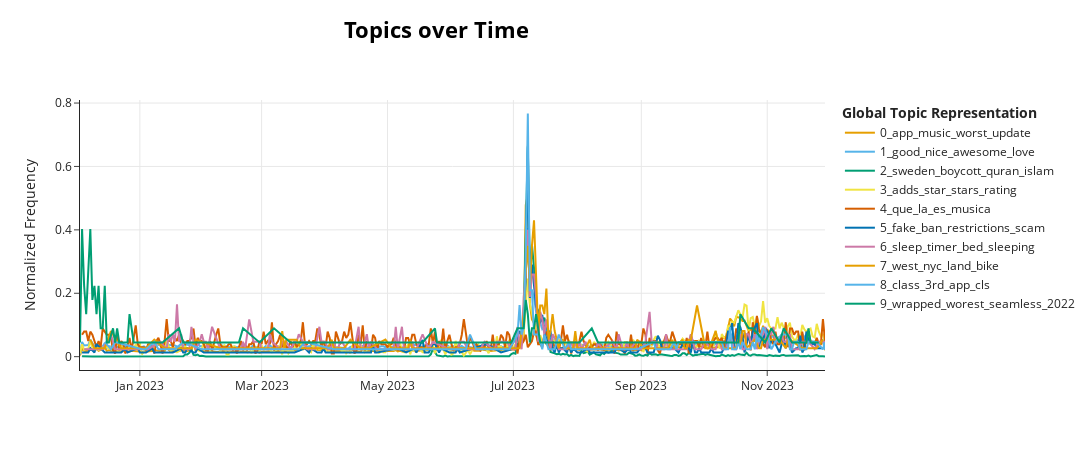

Notebook source saved alongside this figure:
### Code cell
topic_model.visualize_topics_over_time(topics_over_time, top_n_topics=10, normalize_frequency=True)

### Figure 1 — Plotly figure (JSON) as saved in the notebook; plotly's stock layout.template omitted (floating-point values rounded to 4 significant figures; data arrays with more than 128 entries replaced by an {"elided": "..."} marker saying what was removed)
{"data": [{"hoverinfo": "text", "hovertext": {"elided": "362 str values"}, "marker": {"color": "#E69F00"}, "mode": "lines", "name": "0_app_music_worst_update", "type": "scatter", "x": {"elided": "362 str values"}, "y": {"elided": "362 float values"}}, {"hoverinfo": "text", "hovertext": {"elided": "362 str values"}, "marker": {"color": "#56B4E9"}, "mode": "lines", "name": "1_good_nice_awesome_love", "type": "scatter", "x": {"elided": "362 str values"}, "y": {"elided": "362 float values"}}, {"hoverinfo": "text", "hovertext": {"elided": "267 str values"}, "marker": {"color": "#009E73"}, "mode": "lines", "name": "2_sweden_boycott_quran_islam", "type": "scatter", "x": {"elided": "267 str values"}, "y": {"elided": "267 float values"}}, {"hoverinfo": "text", "hovertext": {"elided": "362 str values"}, "marker": {"color": "#F0E442"}, "mode": "lines", "name": "3_adds_star_stars_rating", "type": "scatter", "x": {"elided": "362 str values"}, "y": {"elided": "362 float values"}}, {"hoverinfo": "text", "hovertext": {"elided": "356 str values"}, "marker": {"color": "#D55E00"}, "mode": "lines", "name": "4_que_la_es_musica", "type": "scatter", "x": {"elided": "356 str values"}, "y": {"elided": "356 float values"}}, {"hoverinfo": "text", "hovertext": {"elided": "198 str values"}, "marker": {"color": "#0072B2"}, "mode": "lines", "name": "5_fake_ban_restrictions_scam", "type": "scatter", "x": {"elided": "198 str values"}, "y": {"elided": "198 float values"}}, {"hoverinfo": "text", "hovertext": {"elided": "227 str values"}, "marker": {"color": "#CC79A7"}, "mode": "lines", "name": "6_sleep_timer_bed_sleeping", "type": "scatter", "x": {"elided": "227 str values"}, "y": {"elided": "227 float values"}}, {"hoverinfo": "text", "hovertext": {"elided": "150 str values"}, "marker": {"color": "#E69F00"}, "mode": "lines", "name": "7_west_nyc_land_bike", "type": "scatter", "x": {"elided": "150 str values"}, "y": {"elided": "150 float values"}}, {"hoverinfo": "text", "hovertext": ["<b>Topic 8</b><br>Words: class, grass, recommend, 3rd, app", "<b>Topic 8</b><br>Words: class, apps, 3rd, app, cls", "<b>Topic 8</b><br>Words: class, goodenjoyment, firstclass, 3rd, app", "<b>Topic 8</b><br>Words: class, best, 3rd, app, cls", "<b>Topic 8</b><br>Words: classy, class, 3rd, app, cls", "<b>Topic 8</b><br>Words: class, 3rd, app, cls, learned", "<b>Topic 8</b><br>Words: class, brooo, 3rd, app, cls", "<b>Topic 8</b><br>Words: class, perpose, serves, intended, 3rd", "<b>Topic 8</b><br>Words: class, 3rd, app, cls, learned", "<b>Topic 8</b><br>Words: class, 3rd, app, cls, learned", "<b>Topic 8</b><br>Words: class, thar, 3rd, best, app", "<b>Topic 8</b><br>Words: class, just, 3rd, app, cls", "<b>Topic 8</b><br>Words: class, 3rd, app, cls, learned", "<b>Topic 8</b><br>Words: class, ad, 3rd, app, cls", "<b>Topic 8</b><br>Words: class, service, 3rd, app, cls", "<b>Topic 8</b><br>Words: class, best, 3rd, app, cls", "<b>Topic 8</b><br>Words: class, innit, 3rd, app, cls", "<b>Topic 8</b><br>Words: class, 3rd, app, cls, learned", "<b>Topic 8</b><br>Words: class, world, 3rd, app, cls", "<b>Topic 8</b><br>Words: class, log, 3rd, app, cls", "<b>Topic 8</b><br>Words: class, experience, 3rd, app, cls", "<b>Topic 8</b><br>Words: class, 3rd, app, cls, learned", "<b>Topic 8</b><br>Words: class, 3rd, app, cls, learned", "<b>Topic 8</b><br>Words: class, 3rd, app, cls, learned", "<b>Topic 8</b><br>Words: class, service, 3rd, app, cls", "<b>Topic 8</b><br>Words: class, 3rd, app, cls, learned", "<b>Topic 8</b><br>Words: class, 3rd, app, cls, learned", "<b>Topic 8</b><br>Words: class, app, 3rd, cls, learned", "<b>Topic 8</b><br>Words: classy, class, just, 3rd, app", "<b>Topic 8</b><br>Words: cadets, class, 3rd, app, cls", "<b>Topic 8</b><br>Words: class, 3rd, app, cls, learned", "<b>Topic 8</b><br>Words: grade, class, 3rd, app, cls", "<b>Topic 8</b><br>Words: class, suno, sirf, ad, 3rd", "<b>Topic 8</b><br>Words: class, cheese, 3rd, app, cls", "<b>Topic 8</b><br>Words: class, marra, cls, proper, 3rd", "<b>Topic 8</b><br>Words: class, 3rd, app, cls, learned", "<b>Topic 8</b><br>Words: class, 3rd, app, cls, learned", "<b>Topic 8</b><br>Words: class, words, just, 3rd, app", "<b>Topic 8</b><br>Words: class, 3rd, overated, idiotic, app", "<b>Topic 8</b><br>Words: class, 3rd, app, cls, learned", "<b>Topic 8</b><br>Words: class, 3rd, app, cls, learned", "<b>Topic 8</b><br>Words: class, 3rd, app, hey, installed", "<b>Topic 8</b><br>Words: class, thrid, 3rd, app, cls", "<b>Topic 8</b><br>Words: class, hshshdhdhdhdhhdhdhdhd, grade, 3rd, install", "<b>Topic 8</b><br>Words: class, 3rd, app, hate, appi", "<b>Topic 8</b><br>Words: class, 3rd, app, hate, application", "<b>Topic 8</b><br>Words: class, 3rd, claass, thard, app", "<b>Topic 8</b><br>Words: class, 3rd, app, ideology, thirdclass", "<b>Topic 8</b><br>Words: class, devloped, contry, 3rd, bad", "<b>Topic 8</b><br>Words: class, 3rd, experiencenot, recommended, app", "<b>Topic 8</b><br>Words: class, 3rd, app, cls, learned", "<b>Topic 8</b><br>Words: class, experience, bad, 3rd, app", "<b>Topic 8</b><br>Words: class, 3rd, app, cls, learned", "<b>Topic 8</b><br>Words: class, cls, 3rd, app, learned", "<b>Topic 8</b><br>Words: class, cls, 3rd, app, worst", "<b>Topic 8</b><br>Words: class, 3rd, app, cls, learned", "<b>Topic 8</b><br>Words: class, 3rd, app, cls, learned", "<b>Topic 8</b><br>Words: class, 3rd, pure, garbage, app", "<b>Topic 8</b><br>Words: class, 3rd, app, way, bad", "<b>Topic 8</b><br>Words: class, 3rd, add, app, cls", "<b>Topic 8</b><br>Words: class, 3rd, thirdclass, bad, app", "<b>Topic 8</b><br>Words: class, best, 3rd, app, cls", "<b>Topic 8</b><br>Words: class, 3rd, app, cls, learned", "<b>Topic 8</b><br>Words: outclass, class, 3rd, app, cls", "<b>Topic 8</b><br>Words: class, 3rd, app, cls, learned", "<b>Topic 8</b><br>Words: class, app, 3rd, cls, learned", "<b>Topic 8</b><br>Words: class, app, 3rd, cls, learned", "<b>Topic 8</b><br>Words: class, app, 3rd, cls, learned", "<b>Topic 8</b><br>Words: class, app, 3rd, cls, learned", "<b>Topic 8</b><br>Words: class, 3rd, app, cls, learned", "<b>Topic 8</b><br>Words: class, 3rd, app, cls, learned", "<b>Topic 8</b><br>Words: class, 3rd, app, cls, learned", "<b>Topic 8</b><br>Words: class, best, 3rd, app, cls", "<b>Topic 8</b><br>Words: class, 3rd, app, cls, learned", "<b>Topic 8</b><br>Words: class, 3rd, app, cls, learned", "<b>Topic 8</b><br>Words: class, best, 3rd, app, cls", "<b>Topic 8</b><br>Words: class, 3rd, vry, pure, app", "<b>Topic 8</b><br>Words: class, service, 3rd, app, cls", "<b>Topic 8</b><br>Words: class, 3rd, app, cls, learned", "<b>Topic 8</b><br>Words: class, foot, 3rd, app, cls", "<b>Topic 8</b><br>Words: class, 3rd, learned, fazal, nd", "<b>Topic 8</b><br>Words: class, app, 3rd, cls, learned", "<b>Topic 8</b><br>Words: class, 3rd, app, cls, learned", "<b>Topic 8</b><br>Words: class, 3rd, app, cls, learned", "<b>Topic 8</b><br>Words: class, 3rd, ill, download, app", "<b>Topic 8</b><br>Words: class, 3rd, app, cls, learned", "<b>Topic 8</b><br>Words: class, nowadays, 3rd, favorite, time", "<b>Topic 8</b><br>Words: class, thard, 3rd, app, cls", "<b>Topic 8</b><br>Words: class, best, 3rd, app, cls", "<b>Topic 8</b><br>Words: class, 3rd, horrible, experience, app", "<b>Topic 8</b><br>Words: class, 3rd, install, recently, dont", "<b>Topic 8</b><br>Words: class, 3rd, app, cls, learned", "<b>Topic 8</b><br>Words: class, 3rd, app, cls, learned", "<b>Topic 8</b><br>Words: class, 3rd, filthy, business, restrictions", "<b>Topic 8</b><br>Words: class, service, 3rd, app, cls", "<b>Topic 8</b><br>Words: class, come, download, application, 3rd", "<b>Topic 8</b><br>Words: class, 3rd, new, update, app", "<b>Topic 8</b><br>Words: class, install, service, dont, 3rd", "<b>Topic 8</b><br>Words: class, 3rd, app, cls, learned", "<b>Topic 8</b><br>Words: class, 3rd, eternity, till, app", "<b>Topic 8</b><br>Words: class, provide, basic, doesnt, features", "<b>Topic 8</b><br>Words: gimme, class, student, 3rd, app", "<b>Topic 8</b><br>Words: class, download, 3rd, app, cls", "<b>Topic 8</b><br>Words: class, work, 3rd, app, cls", "<b>Topic 8</b><br>Words: class, ambani, child, 3rd, app", "<b>Topic 8</b><br>Words: class, 3rd, app, cls, learned", "<b>Topic 8</b><br>Words: class, download, 3rd, dont, app", "<b>Topic 8</b><br>Words: class, 3rd, space, waste, useless", "<b>Topic 8</b><br>Words: class, classy, app, 3rd, install", "<b>Topic 8</b><br>Words: class, 3rd, app, cls, learned", "<b>Topic 8</b><br>Words: class, thirdd, veryyy, 3rd, earlier", "<b>Topic 8</b><br>Words: class, 3rd, app, cls, learned", "<b>Topic 8</b><br>Words: class, 3rd, app, cls, learned", "<b>Topic 8</b><br>Words: classs, class, 3rd, app, cls", "<b>Topic 8</b><br>Words: class, app, 3rd, cls, learned", "<b>Topic 8</b><br>Words: class, app, worst, 3rd, cls", "<b>Topic 8</b><br>Words: class, 3rd, appand, cheap, app", "<b>Topic 8</b><br>Words: class, 3rd, app, cls, learned", "<b>Topic 8</b><br>Words: class, 3rd, wrost, app, cls", "<b>Topic 8</b><br>Words: class, worst, app, 3rd, cls", "<b>Topic 8</b><br>Words: class, 3rd, best, app, cls", "<b>Topic 8</b><br>Words: class, application, 3rd, app, worst", "<b>Topic 8</b><br>Words: thirdclass, class, 3rd, app, cls", "<b>Topic 8</b><br>Words: class, 3rd, world, app, cls"], "marker": {"color": "#56B4E9"}, "mode": "lines", "name": "8_class_3rd_app_cls", "type": "scatter", "x": ["2022-12-15", "2022-12-18", "2022-12-20", "2023-01-02", "2023-01-04", "2023-01-08", "2023-01-10", "2023-01-15", "2023-01-16", "2023-01-18", "2023-01-22", "2023-01-31", "2023-02-14", "2023-02-24", "2023-02-25", "2023-03-02", "2023-03-03", "2023-03-04", "2023-03-06", "2023-03-09", "2023-03-16", "2023-03-18", "2023-03-19", "2023-03-22", "2023-04-05", "2023-04-07", "2023-04-23", "2023-04-30", "2023-05-01", "2023-05-08", "2023-05-12", "2023-05-15", "2023-05-24", "2023-06-08", "2023-06-10", "2023-06-13", "2023-06-17", "2023-06-26", "2023-06-29", "2023-07-01", "2023-07-03", "2023-07-04", "2023-07-05", "2023-07-06", "2023-07-07", "2023-07-08", "2023-07-09", "2023-07-10", "2023-07-11", "2023-07-12", "2023-07-13", "2023-07-14", "2023-07-15", "2023-07-16", "2023-07-17", "2023-07-18", "2023-07-21", "2023-07-22", "2023-07-23", "2023-07-26", "2023-07-28", "2023-07-29", "2023-08-01", "2023-08-04", "2023-08-05", "2023-08-06", "2023-08-08", "2023-08-09", "2023-08-12", "2023-08-14", "2023-08-17", "2023-08-18", "2023-08-20", "2023-08-24", "2023-08-26", "2023-08-30", "2023-09-07", "2023-09-08", "2023-09-09", "2023-09-10", "2023-09-12", "2023-09-15", "2023-09-17", "2023-09-18", "2023-09-19", "2023-09-21", "2023-09-23", "2023-09-28", "2023-09-30", "2023-10-01", "2023-10-10", "2023-10-11", "2023-10-13", "2023-10-14", "2023-10-15", "2023-10-16", "2023-10-17", "2023-10-18", "2023-10-19", "2023-10-20", "2023-10-22", "2023-10-24", "2023-10-25", "2023-10-26", "2023-10-27", "2023-10-28", "2023-10-29", "2023-10-30", "2023-11-01", "2023-11-03", "2023-11-05", "2023-11-08", "2023-11-11", "2023-11-12", "2023-11-13", "2023-11-14", "2023-11-16", "2023-11-17", "2023-11-18", "2023-11-20", "2023-11-21", "2023-11-25", "2023-11-28", "2023-11-29"], "y": [0.04649, 0.02324, 0.04649, 0.02324, 0.02324, 0.04649, 0.02324, 0.02324, 0.02324, 0.02324, 0.04649, 0.02324, 0.02324, 0.02324, 0.02324, 0.02324, 0.02324, 0.02324, 0.02324, 0.02324, 0.02324, 0.02324, 0.02324, 0.04649, 0.02324, 0.02324, 0.02324, 0.02324, 0.02324, 0.02324, 0.02324, 0.02324, 0.02324, 0.02324, 0.06973, 0.02324, 0.02324, 0.02324, 0.02324, 0.04649, 0.06973, 0.1627, 0.06973, 0.09297, 0.3254, 0.767, 0.2092, 0.2092, 0.06973, 0.06973, 0.06973, 0.04649, 0.02324, 0.06973, 0.04649, 0.02324, 0.02324, 0.04649, 0.06973, 0.02324, 0.04649, 0.02324, 0.02324, 0.02324, 0.02324, 0.02324, 0.02324, 0.02324, 0.02324, 0.02324, 0.02324, 0.02324, 0.02324, 0.02324, 0.02324, 0.02324, 0.04649, 0.02324, 0.02324, 0.02324, 0.02324, 0.02324, 0.04649, 0.02324, 0.04649, 0.04649, 0.04649, 0.04649, 0.04649, 0.04649, 0.04649, 0.02324, 0.02324, 0.09297, 0.02324, 0.02324, 0.02324, 0.04649, 0.02324, 0.04649, 0.02324, 0.02324, 0.04649, 0.02324, 0.06973, 0.04649, 0.06973, 0.09297, 0.06973, 0.02324, 0.04649, 0.06973, 0.06973, 0.02324, 0.02324, 0.04649, 0.04649, 0.02324, 0.02324, 0.02324, 0.04649, 0.04649, 0.02324, 0.04649]}, {"hoverinfo": "text", "hovertext": ["<b>Topic 9</b><br>Words: wrapped, worest, seamless, 2022, tin", "<b>Topic 9</b><br>Words: wrapped, worest, 2022, animationnn, 2022wrapped", "<b>Topic 9</b><br>Words: wrapped, worest, 2022, solemn, recive", "<b>Topic 9</b><br>Words: wrapped, 5days, seamless, malfunction, 2022", "<b>Topic 9</b><br>Words: wrapped, 2022, worest, bangladesh, year", "<b>Topic 9</b><br>Words: wrapped, whybut, 2022, worest, refresh", "<b>Topic 9</b><br>Words: wrapped, seamless, 2022, worest, wrap", "<b>Topic 9</b><br>Words: wrapped, 2022, regions, wrap, ffs", "<b>Topic 9</b><br>Words: wrapped, 2022, worest, webangladeshi, updated", "<b>Topic 9</b><br>Words: 2022, wrapped, ghana, wrap, worest", "<b>Topic 9</b><br>Words: wrapped, 2022, far, cool, worest", "<b>Topic 9</b><br>Words: wrapped, 2022, worest, thts, counted", "<b>Topic 9</b><br>Words: 15th, wrapped, worest, seamless, 2022", "<b>Topic 9</b><br>Words: wrapped, 2022, blow, goal, water", "<b>Topic 9</b><br>Words: wrapped, 2022, fixing, access, unable", "<b>Topic 9</b><br>Words: wrapped, work, doesnt, worest, seamless", "<b>Topic 9</b><br>Words: wear, os, wrapped, development, pull", "<b>Topic 9</b><br>Words: wrapped, unfortunately, year, got, worest", "<b>Topic 9</b><br>Words: wrap, yearly, saved, deleted, fav", "<b>Topic 9</b><br>Words: wrapped, didnt, worest, seamless, 2022", "<b>Topic 9</b><br>Words: highlights, wrapped, gotten, havent, pathetic", "<b>Topic 9</b><br>Words: wrapped, tfw, 2022, worest, surprised", "<b>Topic 9</b><br>Words: wrap, 2022, like, wrapped, worest", "<b>Topic 9</b><br>Words: far, cool, wrapped, worest, seamless", "<b>Topic 9</b><br>Words: wrap, cool, wrapped, worest, seamless", "<b>Topic 9</b><br>Words: wrapped, decreasing, worest, region, 2021", "<b>Topic 9</b><br>Words: wrapped, yearalthough, monthlystill, countryalthough, 2022", "<b>Topic 9</b><br>Words: far, awesome, wrapped, worest, seamless", "<b>Topic 9</b><br>Words: wrapped, 2022, didnt, star, worest", "<b>Topic 9</b><br>Words: tin, says, does, wrapped, worest", "<b>Topic 9</b><br>Words: infidels, wrapped, wraps, bunch, country", "<b>Topic 9</b><br>Words: seamless, friendly, user, wrapped, worest", "<b>Topic 9</b><br>Words: seamless, thought, thats, wrapped, worest", "<b>Topic 9</b><br>Words: woonderful, seamless, far, wrapped, worest", "<b>Topic 9</b><br>Words: tin, says, does, wrapped, worest", "<b>Topic 9</b><br>Words: worest, wrapped, seamless, 2022, tin", "<b>Topic 9</b><br>Words: slade, glade, blade, ht, white", "<b>Topic 9</b><br>Words: seamless, wrapped, worest, 2022, tin", "<b>Topic 9</b><br>Words: fluidity, wear, os, wrapped, needs", "<b>Topic 9</b><br>Words: enriching, worest, flowing, wrapped, seamless", "<b>Topic 9</b><br>Words: far, awesome, wrapped, worest, seamless", "<b>Topic 9</b><br>Words: wrapped, wear, year, android, cool", "<b>Topic 9</b><br>Words: wear, wrapped, os, worest, tizen", "<b>Topic 9</b><br>Words: seamless, wrapped, worest, 2022, tin", "<b>Topic 9</b><br>Words: seamless, wrapped, worest, 2022, tin", "<b>Topic 9</b><br>Words: tin, says, does, wrapped, worest", "<b>Topic 9</b><br>Words: seamless, far, wrapped, worest, 2022", "<b>Topic 9</b><br>Words: worest, wrapped, app, seamless, 2022", "<b>Topic 9</b><br>Words: seamless, wrapped, worest, 2022, tin", "<b>Topic 9</b><br>Words: tin, andrew, regards, wrapped, brilliant", "<b>Topic 9</b><br>Words: transmission, seamless, delivery, leaves, competitors", "<b>Topic 9</b><br>Words: worest, tin, exactly, says, does", "<b>Topic 9</b><br>Words: seamless, wrapped, worest, 2022, tin", "<b>Topic 9</b><br>Words: far, cool, wrapped, worest, seamless", "<b>Topic 9</b><br>Words: seamless, experience, wrapped, worest, 2022", "<b>Topic 9</b><br>Words: seamless, experience, wrapped, worest, 2022", "<b>Topic 9</b><br>Words: seamless, wrapped, worest, 2022, tin", "<b>Topic 9</b><br>Words: tinks, wrapped, worest, seamless, 2022", "<b>Topic 9</b><br>Words: worest, tin, says, does, wrapped", "<b>Topic 9</b><br>Words: worest, wrapped, app, seamless, 2022", "<b>Topic 9</b><br>Words: worest, wearst, woretest, wrapped, bycott", "<b>Topic 9</b><br>Words: worest, country, wrapped, app, seamless", "<b>Topic 9</b><br>Words: far, cool, wrapped, worest, seamless", "<b>Topic 9</b><br>Words: worest, wrapped, thnku, 1000, wynk", "<b>Topic 9</b><br>Words: woredt, worest, aap, wrapped, seamless", "<b>Topic 9</b><br>Words: worest, worng, wrapped, seamless, 2022", "<b>Topic 9</b><br>Words: weist, wrapped, worest, seamless, 2022", "<b>Topic 9</b><br>Words: worest, wrapped, app, seamless, 2022", "<b>Topic 9</b><br>Words: far, awesome, wrapped, worest, seamless", "<b>Topic 9</b><br>Words: tin, exactly, says, does, wrapped", "<b>Topic 9</b><br>Words: worest, wrapped, seamless, 2022, tin", "<b>Topic 9</b><br>Words: tin, says, does, wrapped, worest", "<b>Topic 9</b><br>Words: seamless, service, good, wrapped, worest", "<b>Topic 9</b><br>Words: satisfyingly, seamless, beautiful, far, wrapped", "<b>Topic 9</b><br>Words: wrapup, annual, wrapped, worest, love", "<b>Topic 9</b><br>Words: worest, wrapped, app, seamless, 2022", "<b>Topic 9</b><br>Words: worest, wrapped, app, seamless, 2022", "<b>Topic 9</b><br>Words: tin, dose, exactly, says, wrapped", "<b>Topic 9</b><br>Words: tin, 100, says, does, wrapped", "<b>Topic 9</b><br>Words: worest, wrapped, seamless, 2022, tin", "<b>Topic 9</b><br>Words: tin, says, does, wrapped, worest", "<b>Topic 9</b><br>Words: worest, wrapped, app, seamless, 2022", "<b>Topic 9</b><br>Words: worest, wrapped, app, seamless, 2022", "<b>Topic 9</b><br>Words: tin, says, does, time, wrapped", "<b>Topic 9</b><br>Words: 2020wrapped, love, wrapped, worest, seamless", "<b>Topic 9</b><br>Words: tin, says, does, wrapped, worest", "<b>Topic 9</b><br>Words: seamless, wrapped, worest, 2022, tin", "<b>Topic 9</b><br>Words: far, awesome, wrapped, worest, seamless", "<b>Topic 9</b><br>Words: freakin, ya, ask, far, pretty", "<b>Topic 9</b><br>Words: wrapped, wait, update, good, worest", "<b>Topic 9</b><br>Words: worest, seen, wrapped, music, app", "<b>Topic 9</b><br>Words: tin, fault, says, does, wrapped", "<b>Topic 9</b><br>Words: seamless, enjoyable, wrapped, worest, 2022", "<b>Topic 9</b><br>Words: worest, update, wrapped, seamless, 2022", "<b>Topic 9</b><br>Words: worest, update, wrapped, seamless, 2022", "<b>Topic 9</b><br>Words: worest, faultlessly, tin, seamless, wrapped", "<b>Topic 9</b><br>Words: worest, aap, wrapped, seamless, 2022", "<b>Topic 9</b><br>Words: seamless, far, quality, awesome, wrapped", "<b>Topic 9</b><br>Words: worest, seamless, huge, interface, selection", "<b>Topic 9</b><br>Words: worest, updates, recent, experience, wrapped", "<b>Topic 9</b><br>Words: worest, seamless, wrapped, app, 2022", "<b>Topic 9</b><br>Words: far, awesome, wrapped, worest, seamless", "<b>Topic 9</b><br>Words: worest, far, cool, wrapped, seamless", "<b>Topic 9</b><br>Words: worest, wrapped, app, seamless, 2022", "<b>Topic 9</b><br>Words: worest, updating, wrapped, seamless, 2022", "<b>Topic 9</b><br>Words: worest, wrapped, app, seamless, 2022", "<b>Topic 9</b><br>Words: worest, wrapped, new, update, seamless", "<b>Topic 9</b><br>Words: seamless, wrapped, worest, 2022, tin", "<b>Topic 9</b><br>Words: worest, wrapped, seamless, 2022, tin"], "marker": {"color": "#009E73"}, "mode": "lines", "name": "9_wrapped_worest_seamless_2022", "type": "scatter", "x": ["2022-12-03", "2022-12-04", "2022-12-05", "2022-12-06", "2022-12-08", "2022-12-09", "2022-12-10", "2022-12-11", "2022-12-12", "2022-12-13", "2022-12-14", "2022-12-15", "2022-12-16", "2022-12-17", "2022-12-19", "2022-12-20", "2022-12-21", "2022-12-22", "2022-12-23", "2022-12-25", "2022-12-26", "2022-12-27", "2022-12-29", "2022-12-30", "2023-01-04", "2023-01-05", "2023-01-07", "2023-01-10", "2023-01-11", "2023-01-12", "2023-01-20", "2023-01-22", "2023-01-27", "2023-01-30", "2023-02-01", "2023-02-08", "2023-02-12", "2023-02-15", "2023-02-18", "2023-02-20", "2023-02-28", "2023-03-07", "2023-03-15", "2023-03-25", "2023-03-31", "2023-04-15", "2023-04-24", "2023-04-30", "2023-05-03", "2023-05-12", "2023-05-18", "2023-05-24", "2023-05-25", "2023-06-06", "2023-06-07", "2023-06-16", "2023-06-26", "2023-06-30", "2023-07-03", "2023-07-06", "2023-07-07", "2023-07-08", "2023-07-09", "2023-07-10", "2023-07-11", "2023-07-12", "2023-07-14", "2023-07-18", "2023-07-21", "2023-07-24", "2023-07-28", "2023-07-31", "2023-08-02", "2023-08-08", "2023-08-11", "2023-08-12", "2023-08-14", "2023-08-18", "2023-08-24", "2023-08-31", "2023-09-08", "2023-09-10", "2023-09-15", "2023-09-18", "2023-09-19", "2023-09-20", "2023-09-24", "2023-09-26", "2023-09-30", "2023-10-03", "2023-10-07", "2023-10-10", "2023-10-12", "2023-10-15", "2023-10-18", "2023-10-19", "2023-10-23", "2023-10-24", "2023-10-25", "2023-10-31", "2023-11-03", "2023-11-07", "2023-11-09", "2023-11-13", "2023-11-18", "2023-11-20", "2023-11-21", "2023-11-22", "2023-11-26"], "y": [0.04472, 0.4025, 0.2236, 0.1342, 0.4025, 0.1789, 0.2236, 0.1342, 0.2236, 0.08944, 0.08944, 0.2236, 0.04472, 0.04472, 0.08944, 0.04472, 0.08944, 0.04472, 0.04472, 0.04472, 0.04472, 0.1342, 0.04472, 0.04472, 0.04472, 0.04472, 0.04472, 0.04472, 0.04472, 0.04472, 0.08944, 0.04472, 0.04472, 0.04472, 0.04472, 0.04472, 0.04472, 0.04472, 0.04472, 0.08944, 0.04472, 0.08944, 0.04472, 0.04472, 0.04472, 0.04472, 0.04472, 0.04472, 0.04472, 0.04472, 0.04472, 0.08944, 0.04472, 0.04472, 0.04472, 0.04472, 0.04472, 0.04472, 0.08944, 0.08944, 0.1789, 0.1342, 0.04472, 0.08944, 0.08944, 0.1342, 0.04472, 0.04472, 0.04472, 0.04472, 0.04472, 0.04472, 0.04472, 0.08944, 0.04472, 0.04472, 0.04472, 0.04472, 0.04472, 0.04472, 0.04472, 0.04472, 0.04472, 0.04472, 0.04472, 0.04472, 0.04472, 0.04472, 0.04472, 0.04472, 0.04472, 0.04472, 0.04472, 0.04472, 0.04472, 0.1342, 0.08944, 0.08944, 0.08944, 0.04472, 0.08944, 0.04472, 0.08944, 0.04472, 0.04472, 0.04472, 0.08944, 0.04472, 0.04472]}], "layout": {"height": 450, "hoverlabel": {"bgcolor": "white", "font": {"family": "Rockwell", "size": 16}}, "legend": {"title": {"text": "<b>Global Topic Representation"}}, "title": {"font": {"color": "Black", "size": 22}, "text": "<b>Topics over Time</b>", "x": 0.4, "xanchor": "center", "y": 0.95, "yanchor": "top"}, "width": 1250, "xaxis": {"showgrid": true}, "yaxis": {"showgrid": true, "title": {"text": "Normalized Frequency"}}}}
